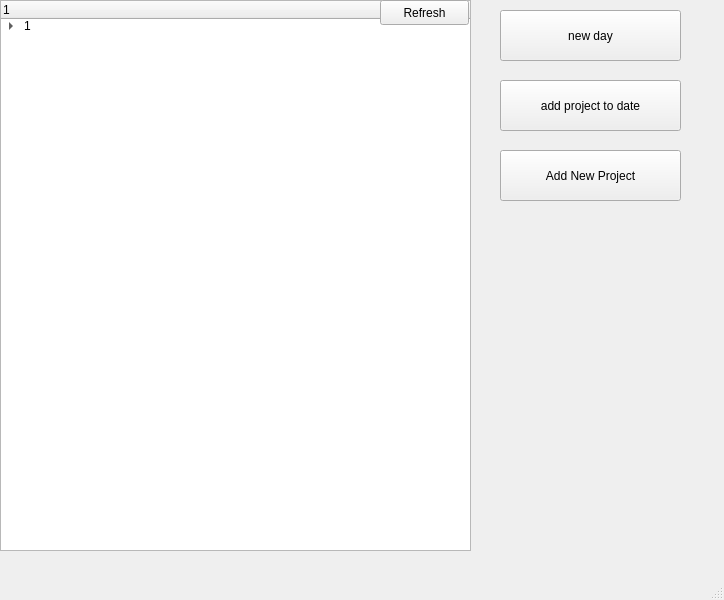
<?xml version="1.0" encoding="UTF-8"?>
<ui version="4.0">
 <class>MainWindow</class>
 <widget class="QMainWindow" name="MainWindow">
  <property name="geometry">
   <rect>
    <x>0</x>
    <y>0</y>
    <width>724</width>
    <height>600</height>
   </rect>
  </property>
  <property name="windowTitle">
   <string>MainWindow</string>
  </property>
  <widget class="QWidget" name="centralwidget">
   <widget class="QTreeWidget" name="weekly_explorer">
    <property name="enabled">
     <bool>true</bool>
    </property>
    <property name="geometry">
     <rect>
      <x>0</x>
      <y>0</y>
      <width>471</width>
      <height>551</height>
     </rect>
    </property>
    <column>
     <property name="text">
      <string/>
     </property>
    </column>
    <item>
     <property name="text">
      <string>1</string>
     </property>
     <item>
      <property name="text">
       <string>2</string>
      </property>
      <item>
       <property name="text">
        <string>3</string>
       </property>
      </item>
     </item>
    </item>
   </widget>
   <widget class="QPushButton" name="newProjectButton">
    <property name="geometry">
     <rect>
      <x>500</x>
      <y>150</y>
      <width>181</width>
      <height>51</height>
     </rect>
    </property>
    <property name="text">
     <string>Add New Project</string>
    </property>
   </widget>
   <widget class="QPushButton" name="addProjectButton">
    <property name="geometry">
     <rect>
      <x>500</x>
      <y>80</y>
      <width>181</width>
      <height>51</height>
     </rect>
    </property>
    <property name="text">
     <string>add project to date</string>
    </property>
   </widget>
   <widget class="QPushButton" name="newDayButton">
    <property name="geometry">
     <rect>
      <x>500</x>
      <y>10</y>
      <width>181</width>
      <height>51</height>
     </rect>
    </property>
    <property name="text">
     <string>new day</string>
    </property>
   </widget>
   <widget class="QPushButton" name="refreshButton">
    <property name="geometry">
     <rect>
      <x>380</x>
      <y>0</y>
      <width>89</width>
      <height>25</height>
     </rect>
    </property>
    <property name="text">
     <string>Refresh</string>
    </property>
   </widget>
  </widget>
  <widget class="QMenuBar" name="menubar">
   <property name="geometry">
    <rect>
     <x>0</x>
     <y>0</y>
     <width>724</width>
     <height>22</height>
    </rect>
   </property>
  </widget>
  <widget class="QStatusBar" name="statusbar"/>
 </widget>
 <resources/>
 <connections/>
</ui>
